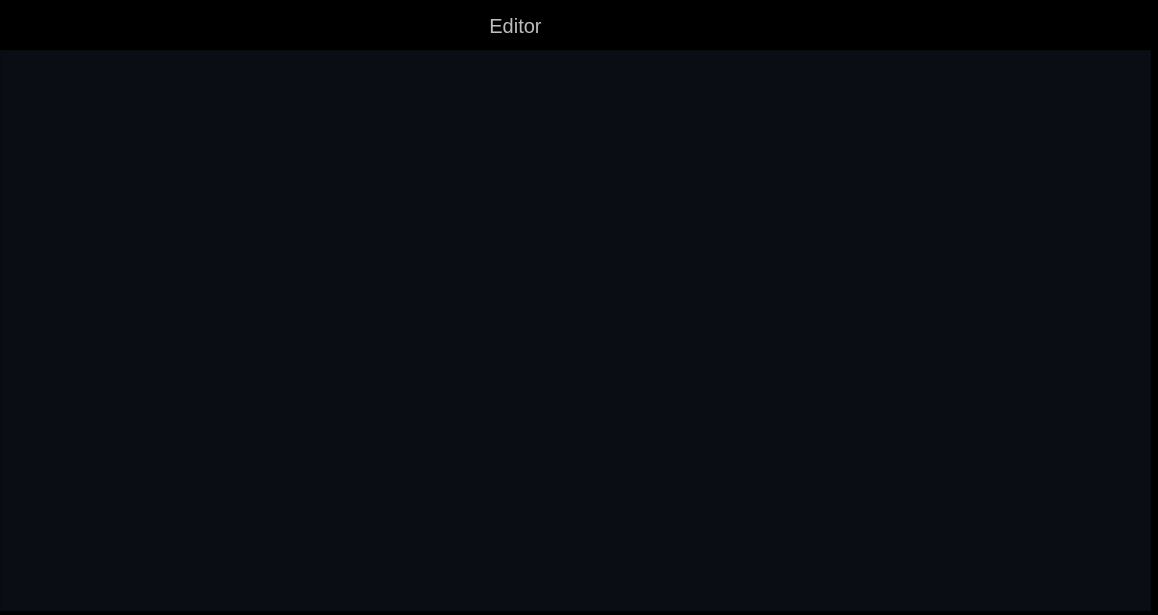
<?xml version="1.0" encoding="UTF-8"?>
<ui version="4.0">
 <class>MainWindow</class>
 <widget class="QMainWindow" name="MainWindow">
  <property name="geometry">
   <rect>
    <x>0</x>
    <y>0</y>
    <width>1158</width>
    <height>615</height>
   </rect>
  </property>
  <property name="windowTitle">
   <string>MainWindow</string>
  </property>
  <property name="autoFillBackground">
   <bool>false</bool>
  </property>
  <widget class="QWidget" name="centralwidget">
   <property name="autoFillBackground">
    <bool>false</bool>
   </property>
   <property name="styleSheet">
    <string notr="true">background-color: rgb(0, 0, 0)</string>
   </property>
   <widget class="QPushButton" name="btnEditor">
    <property name="enabled">
     <bool>false</bool>
    </property>
    <property name="geometry">
     <rect>
      <x>450</x>
      <y>0</y>
      <width>131</width>
      <height>51</height>
     </rect>
    </property>
    <property name="styleSheet">
     <string notr="true">QPushButton { font-size: 20px; } QPushButton:disabled { background-color: rgb(10, 14, 20); font-size: 20px; }</string>
    </property>
    <property name="text">
     <string>Editor</string>
    </property>
    <property name="checkable">
     <bool>false</bool>
    </property>
    <property name="checked">
     <bool>false</bool>
    </property>
    <property name="default">
     <bool>false</bool>
    </property>
    <property name="flat">
     <bool>true</bool>
    </property>
   </widget>
   <widget class="MyTableWidget" name="tableMC">
    <property name="enabled">
     <bool>true</bool>
    </property>
    <property name="geometry">
     <rect>
      <x>10</x>
      <y>111</y>
      <width>691</width>
      <height>351</height>
     </rect>
    </property>
    <property name="sizePolicy">
     <sizepolicy hsizetype="Expanding" vsizetype="Expanding">
      <horstretch>0</horstretch>
      <verstretch>0</verstretch>
     </sizepolicy>
    </property>
    <property name="font">
     <font>
      <pointsize>12</pointsize>
     </font>
    </property>
    <property name="styleSheet">
     <string notr="true"> QTableWidget::item { border: 0px; border-bottom: 1px solid grey;}       QHeaderView::section { border: 0px; border-bottom: 1px solid white; }</string>
    </property>
    <attribute name="horizontalHeaderVisible">
     <bool>true</bool>
    </attribute>
    <attribute name="horizontalHeaderDefaultSectionSize">
     <number>225</number>
    </attribute>
    <attribute name="verticalHeaderVisible">
     <bool>false</bool>
    </attribute>
    <column>
     <property name="text">
      <string>PC</string>
     </property>
     <property name="font">
      <font>
       <pointsize>12</pointsize>
       <bold>true</bold>
      </font>
     </property>
     <property name="textAlignment">
      <set>AlignLeading|AlignVCenter</set>
     </property>
    </column>
    <column>
     <property name="text">
      <string>Machine Code</string>
     </property>
     <property name="font">
      <font>
       <pointsize>12</pointsize>
       <bold>true</bold>
      </font>
     </property>
     <property name="textAlignment">
      <set>AlignLeading|AlignVCenter</set>
     </property>
    </column>
    <column>
     <property name="text">
      <string>Assembly Code</string>
     </property>
     <property name="font">
      <font>
       <pointsize>12</pointsize>
       <bold>true</bold>
      </font>
     </property>
     <property name="textAlignment">
      <set>AlignLeading|AlignVCenter</set>
     </property>
    </column>
    <column>
     <property name="text">
      <string>New Column</string>
     </property>
     <property name="font">
      <font>
       <pointsize>12</pointsize>
       <bold>true</bold>
      </font>
     </property>
     <property name="textAlignment">
      <set>AlignLeading|AlignVCenter</set>
     </property>
    </column>
    <column>
     <property name="text">
      <string>New Column</string>
     </property>
     <property name="font">
      <font>
       <pointsize>12</pointsize>
       <bold>true</bold>
      </font>
     </property>
     <property name="textAlignment">
      <set>AlignLeading|AlignVCenter</set>
     </property>
    </column>
    <column>
     <property name="text">
      <string>New Column</string>
     </property>
     <property name="font">
      <font>
       <pointsize>12</pointsize>
       <bold>true</bold>
      </font>
     </property>
     <property name="textAlignment">
      <set>AlignLeading|AlignVCenter</set>
     </property>
    </column>
   </widget>
   <widget class="QPushButton" name="btnSimulator">
    <property name="enabled">
     <bool>true</bool>
    </property>
    <property name="geometry">
     <rect>
      <x>580</x>
      <y>0</y>
      <width>131</width>
      <height>51</height>
     </rect>
    </property>
    <property name="styleSheet">
     <string notr="true">QPushButton { font-size: 20px; } QPushButton:disabled { background-color: rgb(10, 14, 20); font-size: 20px; }</string>
    </property>
    <property name="text">
     <string>Simulator</string>
    </property>
    <property name="flat">
     <bool>true</bool>
    </property>
   </widget>
   <widget class="QPlainTextEdit" name="txtEditor">
    <property name="enabled">
     <bool>true</bool>
    </property>
    <property name="geometry">
     <rect>
      <x>0</x>
      <y>50</y>
      <width>1151</width>
      <height>561</height>
     </rect>
    </property>
    <property name="font">
     <font>
      <pointsize>-1</pointsize>
     </font>
    </property>
    <property name="styleSheet">
     <string notr="true">    background-color: rgb(10, 14, 20); color: rgb(179,177,173); font-size: 16px;</string>
    </property>
   </widget>
   <widget class="QWidget" name="horizontalLayoutWidget">
    <property name="geometry">
     <rect>
      <x>10</x>
      <y>60</y>
      <width>691</width>
      <height>61</height>
     </rect>
    </property>
    <layout class="QHBoxLayout" name="layoutCmdButtons">
     <property name="spacing">
      <number>20</number>
     </property>
     <property name="leftMargin">
      <number>20</number>
     </property>
     <property name="rightMargin">
      <number>20</number>
     </property>
     <item>
      <widget class="QPushButton" name="runButton">
       <property name="sizePolicy">
        <sizepolicy hsizetype="Preferred" vsizetype="Preferred">
         <horstretch>0</horstretch>
         <verstretch>0</verstretch>
        </sizepolicy>
       </property>
       <property name="font">
        <font>
         <pointsize>12</pointsize>
        </font>
       </property>
       <property name="text">
        <string>Run</string>
       </property>
      </widget>
     </item>
     <item>
      <widget class="QPushButton" name="stepButton">
       <property name="sizePolicy">
        <sizepolicy hsizetype="Preferred" vsizetype="Preferred">
         <horstretch>0</horstretch>
         <verstretch>0</verstretch>
        </sizepolicy>
       </property>
       <property name="font">
        <font>
         <pointsize>12</pointsize>
        </font>
       </property>
       <property name="text">
        <string>Step</string>
       </property>
      </widget>
     </item>
     <item>
      <widget class="QPushButton" name="prevButton">
       <property name="sizePolicy">
        <sizepolicy hsizetype="Preferred" vsizetype="Preferred">
         <horstretch>0</horstretch>
         <verstretch>0</verstretch>
        </sizepolicy>
       </property>
       <property name="font">
        <font>
         <pointsize>12</pointsize>
        </font>
       </property>
       <property name="text">
        <string>Prev</string>
       </property>
      </widget>
     </item>
     <item>
      <widget class="QPushButton" name="resetButton">
       <property name="sizePolicy">
        <sizepolicy hsizetype="Preferred" vsizetype="Preferred">
         <horstretch>0</horstretch>
         <verstretch>0</verstretch>
        </sizepolicy>
       </property>
       <property name="font">
        <font>
         <pointsize>12</pointsize>
        </font>
       </property>
       <property name="text">
        <string>Reset</string>
       </property>
      </widget>
     </item>
    </layout>
   </widget>
   <widget class="QTableWidget" name="tableRegister">
    <property name="geometry">
     <rect>
      <x>710</x>
      <y>90</y>
      <width>441</width>
      <height>471</height>
     </rect>
    </property>
    <attribute name="horizontalHeaderVisible">
     <bool>false</bool>
    </attribute>
    <attribute name="horizontalHeaderDefaultSectionSize">
     <number>210</number>
    </attribute>
    <attribute name="horizontalHeaderShowSortIndicator" stdset="0">
     <bool>false</bool>
    </attribute>
    <attribute name="verticalHeaderVisible">
     <bool>false</bool>
    </attribute>
    <column>
     <property name="text">
      <string>Reg</string>
     </property>
    </column>
    <column>
     <property name="text">
      <string>Val</string>
     </property>
    </column>
   </widget>
   <widget class="QWidget" name="horizontalLayoutWidget_2">
    <property name="geometry">
     <rect>
      <x>750</x>
      <y>60</y>
      <width>371</width>
      <height>33</height>
     </rect>
    </property>
    <layout class="QHBoxLayout" name="layoutMemButtons">
     <property name="spacing">
      <number>0</number>
     </property>
     <item>
      <widget class="QPushButton" name="btnRegistor">
       <property name="sizePolicy">
        <sizepolicy hsizetype="Preferred" vsizetype="Preferred">
         <horstretch>0</horstretch>
         <verstretch>0</verstretch>
        </sizepolicy>
       </property>
       <property name="font">
        <font>
         <pointsize>10</pointsize>
        </font>
       </property>
       <property name="text">
        <string>Registers</string>
       </property>
      </widget>
     </item>
     <item>
      <widget class="QPushButton" name="btnMemory">
       <property name="sizePolicy">
        <sizepolicy hsizetype="Preferred" vsizetype="Preferred">
         <horstretch>0</horstretch>
         <verstretch>0</verstretch>
        </sizepolicy>
       </property>
       <property name="font">
        <font>
         <pointsize>10</pointsize>
        </font>
       </property>
       <property name="text">
        <string>Memory</string>
       </property>
      </widget>
     </item>
    </layout>
   </widget>
   <widget class="QPlainTextEdit" name="txtConsole">
    <property name="geometry">
     <rect>
      <x>13</x>
      <y>464</y>
      <width>681</width>
      <height>141</height>
     </rect>
    </property>
    <property name="styleSheet">
     <string notr="true">border: 1px solid white;</string>
    </property>
    <property name="readOnly">
     <bool>true</bool>
    </property>
   </widget>
   <widget class="QTableWidget" name="tableMemory">
    <property name="geometry">
     <rect>
      <x>710</x>
      <y>90</y>
      <width>441</width>
      <height>471</height>
     </rect>
    </property>
    <attribute name="horizontalHeaderVisible">
     <bool>true</bool>
    </attribute>
    <attribute name="horizontalHeaderDefaultSectionSize">
     <number>210</number>
    </attribute>
    <attribute name="horizontalHeaderShowSortIndicator" stdset="0">
     <bool>false</bool>
    </attribute>
    <attribute name="verticalHeaderVisible">
     <bool>false</bool>
    </attribute>
    <column>
     <property name="text">
      <string>Address</string>
     </property>
    </column>
    <column>
     <property name="text">
      <string>+3</string>
     </property>
    </column>
    <column>
     <property name="text">
      <string>+2</string>
     </property>
    </column>
    <column>
     <property name="text">
      <string>+1</string>
     </property>
    </column>
    <column>
     <property name="text">
      <string>+0</string>
     </property>
    </column>
   </widget>
   <widget class="QWidget" name="gridLayoutWidget">
    <property name="geometry">
     <rect>
      <x>730</x>
      <y>556</y>
      <width>413</width>
      <height>51</height>
     </rect>
    </property>
    <layout class="QGridLayout" name="layoutMemButtons_2">
     <item row="6" column="4">
      <widget class="QPushButton" name="btnGoToMem">
       <property name="text">
        <string>Go</string>
       </property>
      </widget>
     </item>
     <item row="0" column="0">
      <widget class="QLabel" name="labelJumpTo">
       <property name="font">
        <font>
         <bold>true</bold>
        </font>
       </property>
       <property name="text">
        <string>Jump to</string>
       </property>
       <property name="textFormat">
        <enum>Qt::TextFormat::AutoText</enum>
       </property>
      </widget>
     </item>
     <item row="6" column="0">
      <widget class="QLabel" name="labelAddress">
       <property name="font">
        <font>
         <bold>true</bold>
        </font>
       </property>
       <property name="text">
        <string>Address:</string>
       </property>
      </widget>
     </item>
     <item row="6" column="1" colspan="3">
      <widget class="QLineEdit" name="txtMemAddress"/>
     </item>
     <item row="0" column="3">
      <widget class="QPushButton" name="btnMemDown">
       <property name="text">
        <string>Down</string>
       </property>
      </widget>
     </item>
     <item row="0" column="2">
      <widget class="QPushButton" name="btnMemUp">
       <property name="text">
        <string>Up</string>
       </property>
      </widget>
     </item>
     <item row="0" column="1">
      <widget class="QComboBox" name="selectMemJump"/>
     </item>
    </layout>
   </widget>
   <zorder>tableRegister</zorder>
   <zorder>btnEditor</zorder>
   <zorder>btnSimulator</zorder>
   <zorder>horizontalLayoutWidget</zorder>
   <zorder>tableMC</zorder>
   <zorder>horizontalLayoutWidget_2</zorder>
   <zorder>txtConsole</zorder>
   <zorder>tableMemory</zorder>
   <zorder>gridLayoutWidget</zorder>
   <zorder>txtEditor</zorder>
  </widget>
 </widget>
 <customwidgets>
  <customwidget>
   <class>MyTableWidget</class>
   <extends>QTableWidget</extends>
   <header>mytablewidget.h</header>
  </customwidget>
 </customwidgets>
 <resources/>
 <connections/>
</ui>
